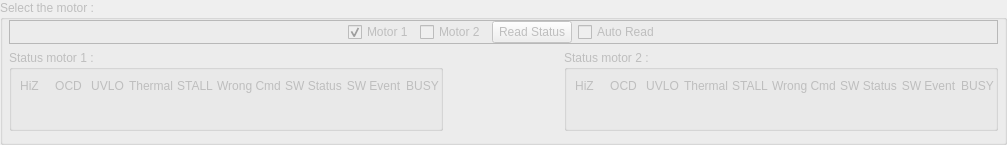
     <widget class="QGroupBox" name="motorGroup">
      <property name="enabled">
       <bool>false</bool>
      </property>
      <property name="title">
       <string>Select the motor :</string>
      </property>
      <layout class="QGridLayout" name="gridLayout_8">
       <property name="leftMargin">
        <number>6</number>
       </property>
       <property name="topMargin">
        <number>0</number>
       </property>
       <property name="rightMargin">
        <number>6</number>
       </property>
       <property name="bottomMargin">
        <number>11</number>
       </property>
       <property name="horizontalSpacing">
        <number>3</number>
       </property>
       <item row="2" column="2">
        <widget class="QGroupBox" name="groupBox">
         <property name="enabled">
          <bool>false</bool>
         </property>
         <property name="title">
          <string>Status motor 2 :</string>
         </property>
         <layout class="QGridLayout" name="gridLayout_10">
          <property name="leftMargin">
           <number>0</number>
          </property>
          <property name="rightMargin">
           <number>0</number>
          </property>
          <property name="horizontalSpacing">
           <number>4</number>
          </property>
          <property name="verticalSpacing">
           <number>2</number>
          </property>
          <item row="1" column="0">
           <widget class="QLabel" name="HiZ2">
            <property name="minimumSize">
             <size>
              <width>35</width>
              <height>24</height>
             </size>
            </property>
            <property name="text">
             <string/>
            </property>
            <property name="pixmap">
             <pixmap resource="../../../../../junk/stepper_config_interface/resource.qrc">:/img/empty.png</pixmap>
            </property>
            <property name="alignment">
             <set>Qt::AlignCenter</set>
            </property>
           </widget>
          </item>
          <item row="0" column="0">
           <widget class="QLabel" name="label_25">
            <property name="minimumSize">
             <size>
              <width>0</width>
              <height>11</height>
             </size>
            </property>
            <property name="text">
             <string>HiZ</string>
            </property>
            <property name="alignment">
             <set>Qt::AlignCenter</set>
            </property>
            <property name="margin">
             <number>0</number>
            </property>
           </widget>
          </item>
          <item row="1" column="3">
           <widget class="QLabel" name="Thermal2">
            <property name="minimumSize">
             <size>
              <width>35</width>
              <height>24</height>
             </size>
            </property>
            <property name="text">
             <string/>
            </property>
            <property name="pixmap">
             <pixmap resource="../../../../../junk/stepper_config_interface/resource.qrc">:/img/empty.png</pixmap>
            </property>
            <property name="alignment">
             <set>Qt::AlignCenter</set>
            </property>
           </widget>
          </item>
          <item row="0" column="6">
           <widget class="QLabel" name="label_35">
            <property name="minimumSize">
             <size>
              <width>0</width>
              <height>11</height>
             </size>
            </property>
            <property name="text">
             <string>SW Status</string>
            </property>
            <property name="scaledContents">
             <bool>true</bool>
            </property>
            <property name="alignment">
             <set>Qt::AlignCenter</set>
            </property>
            <property name="wordWrap">
             <bool>false</bool>
            </property>
            <property name="margin">
             <number>0</number>
            </property>
           </widget>
          </item>
          <item row="1" column="2">
           <widget class="QLabel" name="UVLO2">
            <property name="minimumSize">
             <size>
              <width>35</width>
              <height>24</height>
             </size>
            </property>
            <property name="text">
             <string/>
            </property>
            <property name="pixmap">
             <pixmap resource="../../../../../junk/stepper_config_interface/resource.qrc">:/img/empty.png</pixmap>
            </property>
            <property name="alignment">
             <set>Qt::AlignCenter</set>
            </property>
           </widget>
          </item>
          <item row="1" column="4">
           <widget class="QLabel" name="STALL2">
            <property name="minimumSize">
             <size>
              <width>35</width>
              <height>24</height>
             </size>
            </property>
            <property name="text">
             <string/>
            </property>
            <property name="pixmap">
             <pixmap resource="../../../../../junk/stepper_config_interface/resource.qrc">:/img/empty.png</pixmap>
            </property>
            <property name="alignment">
             <set>Qt::AlignCenter</set>
            </property>
           </widget>
          </item>
          <item row="0" column="5">
           <widget class="QLabel" name="label_33">
            <property name="minimumSize">
             <size>
              <width>0</width>
              <height>11</height>
             </size>
            </property>
            <property name="text">
             <string>Wrong Cmd</string>
            </property>
            <property name="alignment">
             <set>Qt::AlignCenter</set>
            </property>
            <property name="margin">
             <number>0</number>
            </property>
           </widget>
          </item>
          <item row="0" column="2">
           <widget class="QLabel" name="label_26">
            <property name="minimumSize">
             <size>
              <width>0</width>
              <height>11</height>
             </size>
            </property>
            <property name="text">
             <string>UVLO</string>
            </property>
            <property name="alignment">
             <set>Qt::AlignCenter</set>
            </property>
            <property name="margin">
             <number>0</number>
            </property>
           </widget>
          </item>
          <item row="0" column="4">
           <widget class="QLabel" name="label_38">
            <property name="minimumSize">
             <size>
              <width>0</width>
              <height>11</height>
             </size>
            </property>
            <property name="text">
             <string>STALL</string>
            </property>
            <property name="alignment">
             <set>Qt::AlignCenter</set>
            </property>
            <property name="margin">
             <number>0</number>
            </property>
           </widget>
          </item>
          <item row="0" column="3">
           <widget class="QLabel" name="label_31">
            <property name="minimumSize">
             <size>
              <width>0</width>
              <height>11</height>
             </size>
            </property>
            <property name="text">
             <string>Thermal</string>
            </property>
            <property name="alignment">
             <set>Qt::AlignCenter</set>
            </property>
            <property name="margin">
             <number>0</number>
            </property>
           </widget>
          </item>
          <item row="1" column="5">
           <widget class="QLabel" name="WrongCmd2">
            <property name="minimumSize">
             <size>
              <width>35</width>
              <height>24</height>
             </size>
            </property>
            <property name="text">
             <string/>
            </property>
            <property name="pixmap">
             <pixmap resource="../../../../../junk/stepper_config_interface/resource.qrc">:/img/empty.png</pixmap>
            </property>
            <property name="alignment">
             <set>Qt::AlignCenter</set>
            </property>
           </widget>
          </item>
          <item row="0" column="7">
           <widget class="QLabel" name="label_36">
            <property name="minimumSize">
             <size>
              <width>0</width>
              <height>11</height>
             </size>
            </property>
            <property name="text">
             <string>SW Event</string>
            </property>
            <property name="alignment">
             <set>Qt::AlignCenter</set>
            </property>
            <property name="margin">
             <number>0</number>
            </property>
           </widget>
          </item>
          <item row="1" column="7">
           <widget class="QLabel" name="SWEvent2">
            <property name="minimumSize">
             <size>
              <width>35</width>
              <height>24</height>
             </size>
            </property>
            <property name="text">
             <string/>
            </property>
            <property name="pixmap">
             <pixmap resource="../../../../../junk/stepper_config_interface/resource.qrc">:/img/empty.png</pixmap>
            </property>
            <property name="alignment">
             <set>Qt::AlignCenter</set>
            </property>
           </widget>
          </item>
          <item row="1" column="6">
           <widget class="QLabel" name="SWStatus2">
            <property name="minimumSize">
             <size>
              <width>35</width>
              <height>24</height>
             </size>
            </property>
            <property name="text">
             <string/>
            </property>
            <property name="pixmap">
             <pixmap resource="../../../../../junk/stepper_config_interface/resource.qrc">:/img/empty.png</pixmap>
            </property>
            <property name="alignment">
             <set>Qt::AlignCenter</set>
            </property>
           </widget>
          </item>
          <item row="0" column="8">
           <widget class="QLabel" name="label_37">
            <property name="minimumSize">
             <size>
              <width>0</width>
              <height>11</height>
             </size>
            </property>
            <property name="text">
             <string>BUSY</string>
            </property>
            <property name="alignment">
             <set>Qt::AlignCenter</set>
            </property>
            <property name="margin">
             <number>0</number>
            </property>
           </widget>
          </item>
          <item row="1" column="8">
           <widget class="QLabel" name="BUSY2">
            <property name="minimumSize">
             <size>
              <width>35</width>
              <height>24</height>
             </size>
            </property>
            <property name="text">
             <string/>
            </property>
            <property name="pixmap">
             <pixmap resource="../../../../../junk/stepper_config_interface/resource.qrc">:/img/empty.png</pixmap>
            </property>
            <property name="alignment">
             <set>Qt::AlignCenter</set>
            </property>
           </widget>
          </item>
          <item row="1" column="1">
           <widget class="QLabel" name="OCD2">
            <property name="minimumSize">
             <size>
              <width>35</width>
              <height>24</height>
             </size>
            </property>
            <property name="text">
             <string/>
            </property>
            <property name="pixmap">
             <pixmap resource="../../../../../junk/stepper_config_interface/resource.qrc">:/img/empty.png</pixmap>
            </property>
            <property name="alignment">
             <set>Qt::AlignCenter</set>
            </property>
           </widget>
          </item>
          <item row="0" column="1">
           <widget class="QLabel" name="label_27">
            <property name="minimumSize">
             <size>
              <width>0</width>
              <height>11</height>
             </size>
            </property>
            <property name="text">
             <string>OCD</string>
            </property>
            <property name="alignment">
             <set>Qt::AlignCenter</set>
            </property>
            <property name="margin">
             <number>0</number>
            </property>
           </widget>
          </item>
         </layout>
        </widget>
       </item>
       <item row="2" column="0">
        <widget class="QGroupBox" name="groupBox_2">
         <property name="title">
          <string>Status motor 1 :</string>
         </property>
         <layout class="QGridLayout" name="gridLayout_11">
          <property name="leftMargin">
           <number>0</number>
          </property>
          <property name="rightMargin">
           <number>0</number>
          </property>
          <property name="horizontalSpacing">
           <number>4</number>
          </property>
          <property name="verticalSpacing">
           <number>2</number>
          </property>
          <item row="1" column="3">
           <widget class="QLabel" name="Thermal1">
            <property name="minimumSize">
             <size>
              <width>35</width>
              <height>24</height>
             </size>
            </property>
            <property name="text">
             <string/>
            </property>
            <property name="pixmap">
             <pixmap resource="../../../../../junk/stepper_config_interface/resource.qrc">:/img/empty.png</pixmap>
            </property>
            <property name="alignment">
             <set>Qt::AlignCenter</set>
            </property>
           </widget>
          </item>
          <item row="1" column="4">
           <widget class="QLabel" name="STALL1">
            <property name="minimumSize">
             <size>
              <width>35</width>
              <height>24</height>
             </size>
            </property>
            <property name="text">
             <string/>
            </property>
            <property name="pixmap">
             <pixmap resource="../../../../../junk/stepper_config_interface/resource.qrc">:/img/empty.png</pixmap>
            </property>
            <property name="alignment">
             <set>Qt::AlignCenter</set>
            </property>
           </widget>
          </item>
          <item row="0" column="0">
           <widget class="QLabel" name="label_39">
            <property name="text">
             <string>HiZ</string>
            </property>
            <property name="alignment">
             <set>Qt::AlignCenter</set>
            </property>
            <property name="margin">
             <number>0</number>
            </property>
           </widget>
          </item>
          <item row="1" column="2">
           <widget class="QLabel" name="UVLO1">
            <property name="minimumSize">
             <size>
              <width>35</width>
              <height>24</height>
             </size>
            </property>
            <property name="text">
             <string/>
            </property>
            <property name="pixmap">
             <pixmap resource="../../../../../junk/stepper_config_interface/resource.qrc">:/img/empty.png</pixmap>
            </property>
            <property name="alignment">
             <set>Qt::AlignCenter</set>
            </property>
           </widget>
          </item>
          <item row="1" column="0">
           <widget class="QLabel" name="HiZ1">
            <property name="minimumSize">
             <size>
              <width>35</width>
              <height>24</height>
             </size>
            </property>
            <property name="text">
             <string/>
            </property>
            <property name="pixmap">
             <pixmap resource="../../../../../junk/stepper_config_interface/resource.qrc">:/img/empty.png</pixmap>
            </property>
            <property name="alignment">
             <set>Qt::AlignCenter</set>
            </property>
           </widget>
          </item>
          <item row="0" column="6">
           <widget class="QLabel" name="label_60">
            <property name="text">
             <string>SW Status</string>
            </property>
            <property name="alignment">
             <set>Qt::AlignCenter</set>
            </property>
            <property name="margin">
             <number>0</number>
            </property>
           </widget>
          </item>
          <item row="0" column="3">
           <widget class="QLabel" name="label_66">
            <property name="text">
             <string>Thermal</string>
            </property>
            <property name="alignment">
             <set>Qt::AlignCenter</set>
            </property>
            <property name="margin">
             <number>0</number>
            </property>
           </widget>
          </item>
          <item row="0" column="4">
           <widget class="QLabel" name="label_65">
            <property name="text">
             <string>STALL</string>
            </property>
            <property name="alignment">
             <set>Qt::AlignCenter</set>
            </property>
            <property name="margin">
             <number>0</number>
            </property>
           </widget>
          </item>
          <item row="0" column="2">
           <widget class="QLabel" name="label_64">
            <property name="text">
             <string>UVLO</string>
            </property>
            <property name="alignment">
             <set>Qt::AlignCenter</set>
            </property>
            <property name="margin">
             <number>0</number>
            </property>
           </widget>
          </item>
          <item row="0" column="7">
           <widget class="QLabel" name="label_68">
            <property name="text">
             <string>SW Event</string>
            </property>
            <property name="alignment">
             <set>Qt::AlignCenter</set>
            </property>
            <property name="margin">
             <number>0</number>
            </property>
           </widget>
          </item>
          <item row="1" column="5">
           <widget class="QLabel" name="WrongCmd1">
            <property name="minimumSize">
             <size>
              <width>35</width>
              <height>24</height>
             </size>
            </property>
            <property name="text">
             <string/>
            </property>
            <property name="pixmap">
             <pixmap resource="../../../../../junk/stepper_config_interface/resource.qrc">:/img/empty.png</pixmap>
            </property>
            <property name="alignment">
             <set>Qt::AlignCenter</set>
            </property>
           </widget>
          </item>
          <item row="0" column="5">
           <widget class="QLabel" name="label_111">
            <property name="text">
             <string>Wrong Cmd</string>
            </property>
            <property name="alignment">
             <set>Qt::AlignCenter</set>
            </property>
            <property name="margin">
             <number>0</number>
            </property>
           </widget>
          </item>
          <item row="1" column="6">
           <widget class="QLabel" name="SWStatus1">
            <property name="minimumSize">
             <size>
              <width>35</width>
              <height>24</height>
             </size>
            </property>
            <property name="text">
             <string/>
            </property>
            <property name="pixmap">
             <pixmap resource="../../../../../junk/stepper_config_interface/resource.qrc">:/img/empty.png</pixmap>
            </property>
            <property name="alignment">
             <set>Qt::AlignCenter</set>
            </property>
           </widget>
          </item>
          <item row="1" column="8">
           <widget class="QLabel" name="BUSY1">
            <property name="minimumSize">
             <size>
              <width>35</width>
              <height>24</height>
             </size>
            </property>
            <property name="text">
             <string/>
            </property>
            <property name="pixmap">
             <pixmap resource="../../../../../junk/stepper_config_interface/resource.qrc">:/img/empty.png</pixmap>
            </property>
            <property name="alignment">
             <set>Qt::AlignCenter</set>
            </property>
           </widget>
          </item>
          <item row="0" column="1">
           <widget class="QLabel" name="label_67">
            <property name="text">
             <string>OCD</string>
            </property>
            <property name="alignment">
             <set>Qt::AlignCenter</set>
            </property>
            <property name="margin">
             <number>0</number>
            </property>
           </widget>
          </item>
          <item row="1" column="1">
           <widget class="QLabel" name="OCD1">
            <property name="minimumSize">
             <size>
              <width>35</width>
              <height>24</height>
             </size>
            </property>
            <property name="text">
             <string/>
            </property>
            <property name="pixmap">
             <pixmap resource="../../../../../junk/stepper_config_interface/resource.qrc">:/img/empty.png</pixmap>
            </property>
            <property name="alignment">
             <set>Qt::AlignCenter</set>
            </property>
           </widget>
          </item>
          <item row="1" column="7">
           <widget class="QLabel" name="SWEvent1">
            <property name="minimumSize">
             <size>
              <width>35</width>
              <height>24</height>
             </size>
            </property>
            <property name="text">
             <string/>
            </property>
            <property name="pixmap">
             <pixmap resource="../../../../../junk/stepper_config_interface/resource.qrc">:/img/empty.png</pixmap>
            </property>
            <property name="alignment">
             <set>Qt::AlignCenter</set>
            </property>
           </widget>
          </item>
          <item row="0" column="8">
           <widget class="QLabel" name="label_71">
            <property name="text">
             <string>BUSY</string>
            </property>
            <property name="alignment">
             <set>Qt::AlignCenter</set>
            </property>
            <property name="margin">
             <number>0</number>
            </property>
           </widget>
          </item>
         </layout>
        </widget>
       </item>
       <item row="0" column="0" colspan="3">
        <widget class="QFrame" name="frame_5">
         <property name="frameShape">
          <enum>QFrame::StyledPanel</enum>
         </property>
         <property name="frameShadow">
          <enum>QFrame::Raised</enum>
         </property>
         <layout class="QHBoxLayout" name="horizontalLayout_7">
          <property name="leftMargin">
           <number>0</number>
          </property>
          <property name="topMargin">
           <number>0</number>
          </property>
          <property name="rightMargin">
           <number>0</number>
          </property>
          <property name="bottomMargin">
           <number>0</number>
          </property>
          <item>
           <spacer name="horizontalSpacer_7">
            <property name="orientation">
             <enum>Qt::Horizontal</enum>
            </property>
            <property name="sizeHint" stdset="0">
             <size>
              <width>338</width>
              <height>20</height>
             </size>
            </property>
           </spacer>
          </item>
          <item>
           <widget class="QCheckBox" name="motor1">
            <property name="text">
             <string>Motor 1</string>
            </property>
            <property name="checked">
             <bool>true</bool>
            </property>
           </widget>
          </item>
          <item>
           <widget class="QCheckBox" name="motor2">
            <property name="text">
             <string>Motor 2</string>
            </property>
           </widget>
          </item>
          <item>
           <widget class="QPushButton" name="readStatus">
            <property name="text">
             <string>Read Status</string>
            </property>
           </widget>
          </item>
          <item>
           <widget class="QCheckBox" name="autoRead">
            <property name="text">
             <string>Auto Read</string>
            </property>
           </widget>
          </item>
          <item>
           <spacer name="horizontalSpacer_8">
            <property name="orientation">
             <enum>Qt::Horizontal</enum>
            </property>
            <property name="sizeHint" stdset="0">
             <size>
              <width>337</width>
              <height>20</height>
             </size>
            </property>
           </spacer>
          </item>
         </layout>
        </widget>
       </item>
      </layout>
     </widget>
